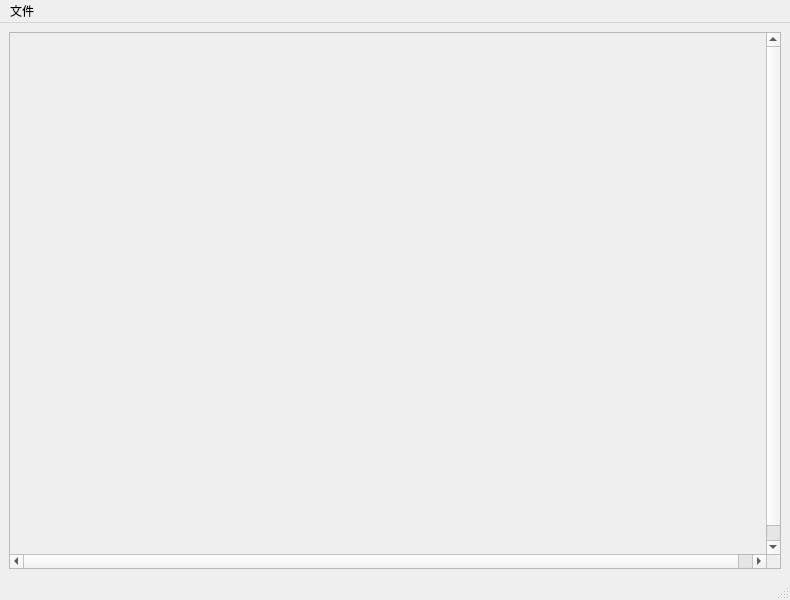
<?xml version="1.0" encoding="UTF-8"?>
<ui version="4.0">
 <class>ImageViewer</class>
 <widget class="QMainWindow" name="ImageViewer">
  <property name="geometry">
   <rect>
    <x>0</x>
    <y>0</y>
    <width>790</width>
    <height>600</height>
   </rect>
  </property>
  <property name="windowTitle">
   <string>图像查看器</string>
  </property>
  <widget class="QWidget" name="centralwidget">
   <layout class="QGridLayout" name="gridLayout">
    <item row="0" column="2">
     <widget class="QScrollArea" name="scrollArea">
      <property name="widgetResizable">
       <bool>false</bool>
      </property>
      <widget class="QWidget" name="scrollAreaWidgetContents">
       <property name="geometry">
        <rect>
         <x>0</x>
         <y>0</y>
         <width>770</width>
         <height>537</height>
        </rect>
       </property>
       <widget class="QLabel" name="imagelabel">
        <property name="geometry">
         <rect>
          <x>0</x>
          <y>0</y>
          <width>6</width>
          <height>539</height>
         </rect>
        </property>
        <property name="sizePolicy">
         <sizepolicy hsizetype="Preferred" vsizetype="Preferred">
          <horstretch>0</horstretch>
          <verstretch>0</verstretch>
         </sizepolicy>
        </property>
        <property name="text">
         <string/>
        </property>
        <property name="scaledContents">
         <bool>true</bool>
        </property>
       </widget>
      </widget>
     </widget>
    </item>
   </layout>
  </widget>
  <widget class="QMenuBar" name="menubar">
   <property name="geometry">
    <rect>
     <x>0</x>
     <y>0</y>
     <width>790</width>
     <height>21</height>
    </rect>
   </property>
   <widget class="QMenu" name="menu">
    <property name="title">
     <string>文件</string>
    </property>
    <addaction name="separator"/>
    <addaction name="actionopen"/>
    <addaction name="separator"/>
   </widget>
   <addaction name="menu"/>
  </widget>
  <widget class="QStatusBar" name="statusbar"/>
  <action name="actionopen">
   <property name="text">
    <string>打开</string>
   </property>
  </action>
 </widget>
 <resources/>
 <connections/>
</ui>
